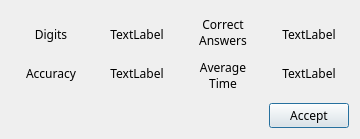
<?xml version="1.0" encoding="UTF-8"?>
<ui version="4.0">
 <class>Dialog</class>
 <widget class="QDialog" name="Dialog">
  <property name="geometry">
   <rect>
    <x>0</x>
    <y>0</y>
    <width>360</width>
    <height>139</height>
   </rect>
  </property>
  <property name="font">
   <font>
    <family>맑은 고딕</family>
   </font>
  </property>
  <property name="windowTitle">
   <string>Score</string>
  </property>
  <layout class="QVBoxLayout" name="verticalLayout_2">
   <item>
    <layout class="QVBoxLayout" name="verticalLayout">
     <item>
      <layout class="QHBoxLayout" name="horizontalLayout">
       <item>
        <layout class="QVBoxLayout" name="verticalLayout_3">
         <item>
          <spacer name="verticalSpacer">
           <property name="orientation">
            <enum>Qt::Vertical</enum>
           </property>
           <property name="sizeHint" stdset="0">
            <size>
             <width>20</width>
             <height>40</height>
            </size>
           </property>
          </spacer>
         </item>
         <item>
          <widget class="QLabel" name="label_4">
           <property name="font">
            <font>
             <family>맑은 고딕</family>
            </font>
           </property>
           <property name="inputMethodHints">
            <set>Qt::ImhNoPredictiveText</set>
           </property>
           <property name="text">
            <string>Digits</string>
           </property>
           <property name="alignment">
            <set>Qt::AlignCenter</set>
           </property>
          </widget>
         </item>
         <item>
          <spacer name="verticalSpacer_3">
           <property name="orientation">
            <enum>Qt::Vertical</enum>
           </property>
           <property name="sizeHint" stdset="0">
            <size>
             <width>20</width>
             <height>40</height>
            </size>
           </property>
          </spacer>
         </item>
         <item>
          <widget class="QLabel" name="label">
           <property name="font">
            <font>
             <family>맑은 고딕</family>
            </font>
           </property>
           <property name="inputMethodHints">
            <set>Qt::ImhNoPredictiveText</set>
           </property>
           <property name="text">
            <string>Accuracy</string>
           </property>
           <property name="alignment">
            <set>Qt::AlignCenter</set>
           </property>
          </widget>
         </item>
         <item>
          <spacer name="verticalSpacer_2">
           <property name="orientation">
            <enum>Qt::Vertical</enum>
           </property>
           <property name="sizeHint" stdset="0">
            <size>
             <width>20</width>
             <height>40</height>
            </size>
           </property>
          </spacer>
         </item>
        </layout>
       </item>
       <item>
        <layout class="QVBoxLayout" name="verticalLayout_6">
         <item>
          <spacer name="verticalSpacer_5">
           <property name="orientation">
            <enum>Qt::Vertical</enum>
           </property>
           <property name="sizeHint" stdset="0">
            <size>
             <width>20</width>
             <height>40</height>
            </size>
           </property>
          </spacer>
         </item>
         <item>
          <widget class="QLabel" name="DigitsLabel">
           <property name="font">
            <font>
             <family>맑은 고딕</family>
            </font>
           </property>
           <property name="inputMethodHints">
            <set>Qt::ImhNoPredictiveText</set>
           </property>
           <property name="text">
            <string>TextLabel</string>
           </property>
           <property name="alignment">
            <set>Qt::AlignCenter</set>
           </property>
          </widget>
         </item>
         <item>
          <spacer name="verticalSpacer_6">
           <property name="orientation">
            <enum>Qt::Vertical</enum>
           </property>
           <property name="sizeHint" stdset="0">
            <size>
             <width>20</width>
             <height>40</height>
            </size>
           </property>
          </spacer>
         </item>
         <item>
          <widget class="QLabel" name="AccuracyLabel">
           <property name="font">
            <font>
             <family>맑은 고딕</family>
            </font>
           </property>
           <property name="inputMethodHints">
            <set>Qt::ImhNoPredictiveText</set>
           </property>
           <property name="text">
            <string>TextLabel</string>
           </property>
           <property name="alignment">
            <set>Qt::AlignCenter</set>
           </property>
          </widget>
         </item>
         <item>
          <spacer name="verticalSpacer_4">
           <property name="orientation">
            <enum>Qt::Vertical</enum>
           </property>
           <property name="sizeHint" stdset="0">
            <size>
             <width>20</width>
             <height>40</height>
            </size>
           </property>
          </spacer>
         </item>
        </layout>
       </item>
       <item>
        <layout class="QVBoxLayout" name="verticalLayout_5">
         <item>
          <spacer name="verticalSpacer_10">
           <property name="orientation">
            <enum>Qt::Vertical</enum>
           </property>
           <property name="sizeHint" stdset="0">
            <size>
             <width>20</width>
             <height>40</height>
            </size>
           </property>
          </spacer>
         </item>
         <item>
          <widget class="QLabel" name="label_2">
           <property name="font">
            <font>
             <family>맑은 고딕</family>
            </font>
           </property>
           <property name="inputMethodHints">
            <set>Qt::ImhNoPredictiveText</set>
           </property>
           <property name="text">
            <string>Correct
Answers</string>
           </property>
           <property name="alignment">
            <set>Qt::AlignCenter</set>
           </property>
           <property name="wordWrap">
            <bool>true</bool>
           </property>
          </widget>
         </item>
         <item>
          <spacer name="verticalSpacer_11">
           <property name="orientation">
            <enum>Qt::Vertical</enum>
           </property>
           <property name="sizeHint" stdset="0">
            <size>
             <width>20</width>
             <height>40</height>
            </size>
           </property>
          </spacer>
         </item>
         <item>
          <widget class="QLabel" name="label_3">
           <property name="font">
            <font>
             <family>맑은 고딕</family>
            </font>
           </property>
           <property name="inputMethodHints">
            <set>Qt::ImhNoPredictiveText</set>
           </property>
           <property name="text">
            <string>Average
Time</string>
           </property>
           <property name="alignment">
            <set>Qt::AlignCenter</set>
           </property>
          </widget>
         </item>
         <item>
          <spacer name="verticalSpacer_12">
           <property name="orientation">
            <enum>Qt::Vertical</enum>
           </property>
           <property name="sizeHint" stdset="0">
            <size>
             <width>20</width>
             <height>40</height>
            </size>
           </property>
          </spacer>
         </item>
        </layout>
       </item>
       <item>
        <layout class="QVBoxLayout" name="verticalLayout_4">
         <item>
          <spacer name="verticalSpacer_8">
           <property name="orientation">
            <enum>Qt::Vertical</enum>
           </property>
           <property name="sizeHint" stdset="0">
            <size>
             <width>20</width>
             <height>40</height>
            </size>
           </property>
          </spacer>
         </item>
         <item>
          <widget class="QLabel" name="CorrectAnswersLabel">
           <property name="font">
            <font>
             <family>맑은 고딕</family>
            </font>
           </property>
           <property name="inputMethodHints">
            <set>Qt::ImhNoPredictiveText</set>
           </property>
           <property name="text">
            <string>TextLabel</string>
           </property>
           <property name="alignment">
            <set>Qt::AlignCenter</set>
           </property>
          </widget>
         </item>
         <item>
          <spacer name="verticalSpacer_9">
           <property name="orientation">
            <enum>Qt::Vertical</enum>
           </property>
           <property name="sizeHint" stdset="0">
            <size>
             <width>20</width>
             <height>40</height>
            </size>
           </property>
          </spacer>
         </item>
         <item>
          <widget class="QLabel" name="AverageTimeLabel">
           <property name="font">
            <font>
             <family>맑은 고딕</family>
            </font>
           </property>
           <property name="inputMethodHints">
            <set>Qt::ImhNoPredictiveText</set>
           </property>
           <property name="text">
            <string>TextLabel</string>
           </property>
           <property name="alignment">
            <set>Qt::AlignCenter</set>
           </property>
          </widget>
         </item>
         <item>
          <spacer name="verticalSpacer_7">
           <property name="orientation">
            <enum>Qt::Vertical</enum>
           </property>
           <property name="sizeHint" stdset="0">
            <size>
             <width>20</width>
             <height>40</height>
            </size>
           </property>
          </spacer>
         </item>
        </layout>
       </item>
      </layout>
     </item>
     <item>
      <layout class="QHBoxLayout" name="horizontalLayout_2">
       <property name="spacing">
        <number>6</number>
       </property>
       <property name="sizeConstraint">
        <enum>QLayout::SetDefaultConstraint</enum>
       </property>
       <property name="bottomMargin">
        <number>0</number>
       </property>
       <item>
        <spacer name="horizontalSpacer">
         <property name="orientation">
          <enum>Qt::Horizontal</enum>
         </property>
         <property name="sizeType">
          <enum>QSizePolicy::Expanding</enum>
         </property>
         <property name="sizeHint" stdset="0">
          <size>
           <width>40</width>
           <height>0</height>
          </size>
         </property>
        </spacer>
       </item>
       <item>
        <widget class="QPushButton" name="Accept">
         <property name="font">
          <font>
           <family>맑은 고딕</family>
          </font>
         </property>
         <property name="inputMethodHints">
          <set>Qt::ImhNoPredictiveText</set>
         </property>
         <property name="text">
          <string>Accept</string>
         </property>
        </widget>
       </item>
      </layout>
     </item>
    </layout>
   </item>
  </layout>
 </widget>
 <resources/>
 <connections>
  <connection>
   <sender>Accept</sender>
   <signal>clicked()</signal>
   <receiver>Dialog</receiver>
   <slot>returnToOptions()</slot>
   <hints>
    <hint type="sourcelabel">
     <x>338</x>
     <y>100</y>
    </hint>
    <hint type="destinationlabel">
     <x>361</x>
     <y>126</y>
    </hint>
   </hints>
  </connection>
 </connections>
 <slots>
  <slot>returnToOptions()</slot>
 </slots>
</ui>
